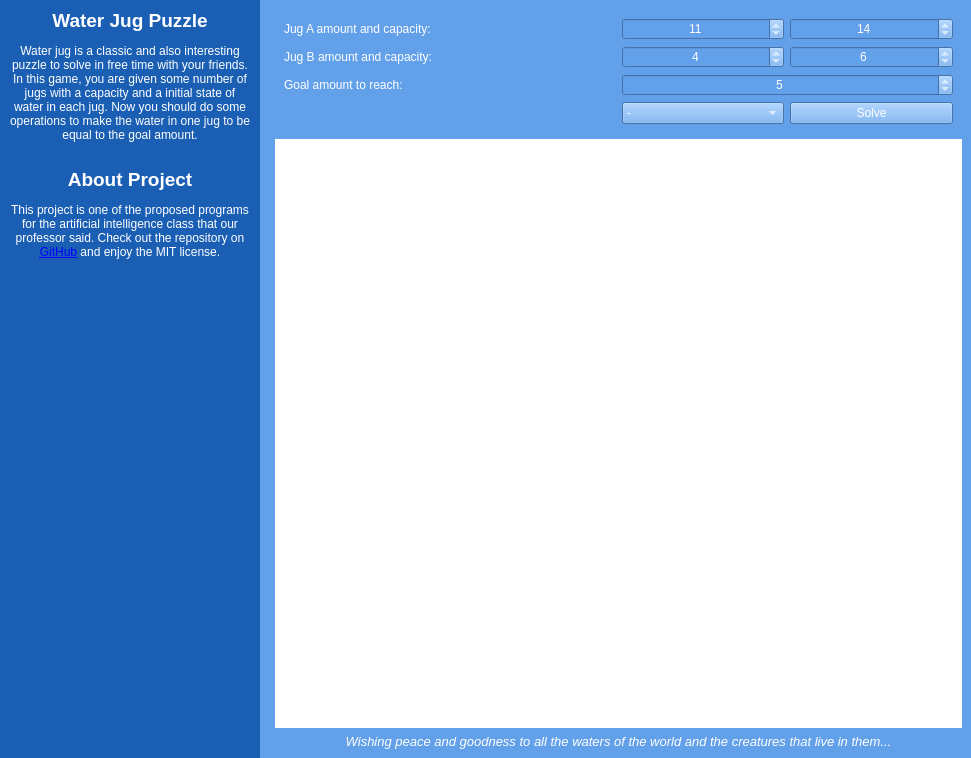
<?xml version="1.0" encoding="UTF-8"?>
<ui version="4.0">
 <class>mainWindow</class>
 <widget class="QMainWindow" name="mainWindow">
  <property name="geometry">
   <rect>
    <x>0</x>
    <y>0</y>
    <width>971</width>
    <height>758</height>
   </rect>
  </property>
  <property name="windowTitle">
   <string>Water Jug Puzzle</string>
  </property>
  <property name="windowIcon">
   <iconset>
    <normaloff>../../../.local/share/icons/McMuse-pink-dark/apps@2x/scalable/apps.com.qq.im.svg</normaloff>../../../.local/share/icons/McMuse-pink-dark/apps@2x/scalable/apps.com.qq.im.svg</iconset>
  </property>
  <property name="styleSheet">
   <string notr="true">* {
  background-color: rgb(98, 160, 234);
  color: rgb(255, 255, 255);
  font: 12pt &quot;Ubuntu Mono&quot;;
}

#sidebarWidget,
#sidebarWidget QLabel {
  background-color: rgb(26, 95, 180);
}

#statesTextBrowser {
  background-color: rgb(255, 255, 255);
  color: rgb(0, 0, 0);
}</string>
  </property>
  <widget class="QWidget" name="centralWidget">
   <layout class="QHBoxLayout" name="horizontalLayout">
    <property name="leftMargin">
     <number>0</number>
    </property>
    <property name="topMargin">
     <number>0</number>
    </property>
    <property name="rightMargin">
     <number>0</number>
    </property>
    <property name="bottomMargin">
     <number>0</number>
    </property>
    <item>
     <widget class="QWidget" name="sidebarWidget" native="true">
      <property name="minimumSize">
       <size>
        <width>260</width>
        <height>580</height>
       </size>
      </property>
      <property name="maximumSize">
       <size>
        <width>260</width>
        <height>16777215</height>
       </size>
      </property>
      <layout class="QGridLayout" name="gridLayout_2">
       <item row="0" column="0" alignment="Qt::AlignTop">
        <widget class="QLabel" name="descriptionLabel">
         <property name="autoFillBackground">
          <bool>false</bool>
         </property>
         <property name="text">
          <string>&lt;html&gt;&lt;head/&gt;&lt;body&gt;&lt;p&gt;&lt;span style=&quot; font-size:14pt; font-weight:600;&quot;&gt;Water Jug Puzzle&lt;/span&gt;&lt;/p&gt;&lt;p&gt;Water jug is a classic and also interesting puzzle to solve in free time with your friends. In this game, you are given some number of jugs with a capacity and a initial state of water in each jug. Now you should do some operations to make the water in one jug to be equal to the goal amount.&lt;br/&gt;&lt;/p&gt;&lt;p&gt;&lt;span style=&quot; font-size:14pt; font-weight:600;&quot;&gt;About Project&lt;/span&gt;&lt;/p&gt;&lt;p&gt;This project is one of the proposed programs for the artificial intelligence class that our professor said. Check out the repository on &lt;a href=&quot;https://github.com/sheikhartin/water-jug-puzzle-from-scratch&quot;&gt;&lt;span style=&quot; text-decoration: underline; color:#0000ff;&quot;&gt;GitHub&lt;/span&gt;&lt;/a&gt; and enjoy the MIT license.&lt;/p&gt;&lt;/body&gt;&lt;/html&gt;</string>
         </property>
         <property name="alignment">
          <set>Qt::AlignCenter</set>
         </property>
         <property name="wordWrap">
          <bool>true</bool>
         </property>
         <property name="openExternalLinks">
          <bool>true</bool>
         </property>
        </widget>
       </item>
      </layout>
     </widget>
    </item>
    <item>
     <widget class="QWidget" name="bodyWidget" native="true">
      <layout class="QVBoxLayout" name="verticalLayout_2">
       <item>
        <widget class="QFrame" name="setupFrame">
         <property name="frameShape">
          <enum>QFrame::NoFrame</enum>
         </property>
         <property name="frameShadow">
          <enum>QFrame::Raised</enum>
         </property>
         <layout class="QGridLayout" name="gridLayout">
          <item row="1" column="2">
           <widget class="QSpinBox" name="jugBAmountSpinBox">
            <property name="alignment">
             <set>Qt::AlignCenter</set>
            </property>
            <property name="value">
             <number>4</number>
            </property>
           </widget>
          </item>
          <item row="1" column="0" colspan="2">
           <widget class="QLabel" name="jugBLabel">
            <property name="text">
             <string>Jug B amount and capacity:</string>
            </property>
           </widget>
          </item>
          <item row="3" column="0">
           <widget class="QLabel" name="goalLabel">
            <property name="text">
             <string>Goal amount to reach:</string>
            </property>
           </widget>
          </item>
          <item row="0" column="3">
           <widget class="QSpinBox" name="jugACapacitySpinBox">
            <property name="alignment">
             <set>Qt::AlignCenter</set>
            </property>
            <property name="value">
             <number>14</number>
            </property>
           </widget>
          </item>
          <item row="0" column="0">
           <widget class="QLabel" name="jugALabel">
            <property name="text">
             <string>Jug A amount and capacity:</string>
            </property>
           </widget>
          </item>
          <item row="3" column="2" colspan="2">
           <widget class="QSpinBox" name="goalAmountSpinBox">
            <property name="alignment">
             <set>Qt::AlignCenter</set>
            </property>
            <property name="value">
             <number>5</number>
            </property>
           </widget>
          </item>
          <item row="1" column="3">
           <widget class="QSpinBox" name="jugBCapacitySpinBox">
            <property name="alignment">
             <set>Qt::AlignCenter</set>
            </property>
            <property name="value">
             <number>6</number>
            </property>
           </widget>
          </item>
          <item row="0" column="2">
           <widget class="QSpinBox" name="jugAAmountSpinBox">
            <property name="alignment">
             <set>Qt::AlignCenter</set>
            </property>
            <property name="value">
             <number>11</number>
            </property>
           </widget>
          </item>
          <item row="5" column="3">
           <widget class="QPushButton" name="autoSolvePushButton">
            <property name="palette">
             <palette>
              <active>
               <colorrole role="WindowText">
                <brush brushstyle="SolidPattern">
                 <color alpha="255">
                  <red>255</red>
                  <green>255</green>
                  <blue>255</blue>
                 </color>
                </brush>
               </colorrole>
               <colorrole role="Button">
                <brush brushstyle="SolidPattern">
                 <color alpha="255">
                  <red>98</red>
                  <green>160</green>
                  <blue>234</blue>
                 </color>
                </brush>
               </colorrole>
               <colorrole role="Text">
                <brush brushstyle="SolidPattern">
                 <color alpha="255">
                  <red>255</red>
                  <green>255</green>
                  <blue>255</blue>
                 </color>
                </brush>
               </colorrole>
               <colorrole role="ButtonText">
                <brush brushstyle="SolidPattern">
                 <color alpha="255">
                  <red>255</red>
                  <green>255</green>
                  <blue>255</blue>
                 </color>
                </brush>
               </colorrole>
               <colorrole role="Base">
                <brush brushstyle="SolidPattern">
                 <color alpha="255">
                  <red>98</red>
                  <green>160</green>
                  <blue>234</blue>
                 </color>
                </brush>
               </colorrole>
               <colorrole role="Window">
                <brush brushstyle="SolidPattern">
                 <color alpha="255">
                  <red>98</red>
                  <green>160</green>
                  <blue>234</blue>
                 </color>
                </brush>
               </colorrole>
               <colorrole role="PlaceholderText">
                <brush brushstyle="NoBrush">
                 <color alpha="128">
                  <red>255</red>
                  <green>255</green>
                  <blue>255</blue>
                 </color>
                </brush>
               </colorrole>
              </active>
              <inactive>
               <colorrole role="WindowText">
                <brush brushstyle="SolidPattern">
                 <color alpha="255">
                  <red>255</red>
                  <green>255</green>
                  <blue>255</blue>
                 </color>
                </brush>
               </colorrole>
               <colorrole role="Button">
                <brush brushstyle="SolidPattern">
                 <color alpha="255">
                  <red>98</red>
                  <green>160</green>
                  <blue>234</blue>
                 </color>
                </brush>
               </colorrole>
               <colorrole role="Text">
                <brush brushstyle="SolidPattern">
                 <color alpha="255">
                  <red>255</red>
                  <green>255</green>
                  <blue>255</blue>
                 </color>
                </brush>
               </colorrole>
               <colorrole role="ButtonText">
                <brush brushstyle="SolidPattern">
                 <color alpha="255">
                  <red>255</red>
                  <green>255</green>
                  <blue>255</blue>
                 </color>
                </brush>
               </colorrole>
               <colorrole role="Base">
                <brush brushstyle="SolidPattern">
                 <color alpha="255">
                  <red>98</red>
                  <green>160</green>
                  <blue>234</blue>
                 </color>
                </brush>
               </colorrole>
               <colorrole role="Window">
                <brush brushstyle="SolidPattern">
                 <color alpha="255">
                  <red>98</red>
                  <green>160</green>
                  <blue>234</blue>
                 </color>
                </brush>
               </colorrole>
               <colorrole role="PlaceholderText">
                <brush brushstyle="NoBrush">
                 <color alpha="128">
                  <red>255</red>
                  <green>255</green>
                  <blue>255</blue>
                 </color>
                </brush>
               </colorrole>
              </inactive>
              <disabled>
               <colorrole role="WindowText">
                <brush brushstyle="SolidPattern">
                 <color alpha="255">
                  <red>255</red>
                  <green>255</green>
                  <blue>255</blue>
                 </color>
                </brush>
               </colorrole>
               <colorrole role="Button">
                <brush brushstyle="SolidPattern">
                 <color alpha="255">
                  <red>98</red>
                  <green>160</green>
                  <blue>234</blue>
                 </color>
                </brush>
               </colorrole>
               <colorrole role="Text">
                <brush brushstyle="SolidPattern">
                 <color alpha="255">
                  <red>255</red>
                  <green>255</green>
                  <blue>255</blue>
                 </color>
                </brush>
               </colorrole>
               <colorrole role="ButtonText">
                <brush brushstyle="SolidPattern">
                 <color alpha="255">
                  <red>255</red>
                  <green>255</green>
                  <blue>255</blue>
                 </color>
                </brush>
               </colorrole>
               <colorrole role="Base">
                <brush brushstyle="SolidPattern">
                 <color alpha="255">
                  <red>98</red>
                  <green>160</green>
                  <blue>234</blue>
                 </color>
                </brush>
               </colorrole>
               <colorrole role="Window">
                <brush brushstyle="SolidPattern">
                 <color alpha="255">
                  <red>98</red>
                  <green>160</green>
                  <blue>234</blue>
                 </color>
                </brush>
               </colorrole>
               <colorrole role="PlaceholderText">
                <brush brushstyle="NoBrush">
                 <color alpha="128">
                  <red>255</red>
                  <green>255</green>
                  <blue>255</blue>
                 </color>
                </brush>
               </colorrole>
              </disabled>
             </palette>
            </property>
            <property name="toolTip">
             <string>Solves the puzzle automatically</string>
            </property>
            <property name="text">
             <string>Solve</string>
            </property>
           </widget>
          </item>
          <item row="5" column="2">
           <widget class="QComboBox" name="nextStateComboBox">
            <property name="cursor">
             <cursorShape>PointingHandCursor</cursorShape>
            </property>
            <property name="toolTip">
             <string>Choose the next state to apply</string>
            </property>
            <item>
             <property name="text">
              <string>-</string>
             </property>
            </item>
            <item>
             <property name="text">
              <string>Empty both jugs</string>
             </property>
            </item>
            <item>
             <property name="text">
              <string>Empty jug A</string>
             </property>
            </item>
            <item>
             <property name="text">
              <string>Empty jug B</string>
             </property>
            </item>
            <item>
             <property name="text">
              <string>Pour jug B to A</string>
             </property>
            </item>
            <item>
             <property name="text">
              <string>Pour jug A to B</string>
             </property>
            </item>
           </widget>
          </item>
         </layout>
        </widget>
       </item>
       <item>
        <widget class="QTextBrowser" name="statesTextBrowser">
         <property name="sizePolicy">
          <sizepolicy hsizetype="Preferred" vsizetype="Expanding">
           <horstretch>0</horstretch>
           <verstretch>0</verstretch>
          </sizepolicy>
         </property>
         <property name="frameShape">
          <enum>QFrame::NoFrame</enum>
         </property>
         <property name="html">
          <string>&lt;!DOCTYPE HTML PUBLIC &quot;-//W3C//DTD HTML 4.0//EN&quot; &quot;http://www.w3.org/TR/REC-html40/strict.dtd&quot;&gt;
&lt;html&gt;&lt;head&gt;&lt;meta name=&quot;qrichtext&quot; content=&quot;1&quot; /&gt;&lt;style type=&quot;text/css&quot;&gt;
p, li { white-space: pre-wrap; }
&lt;/style&gt;&lt;/head&gt;&lt;body style=&quot; font-family:'Ubuntu Mono'; font-size:12pt; font-weight:400; font-style:normal;&quot;&gt;
&lt;p style=&quot;-qt-paragraph-type:empty; margin-top:0px; margin-bottom:0px; margin-left:0px; margin-right:0px; -qt-block-indent:0; text-indent:0px;&quot;&gt;&lt;br /&gt;&lt;/p&gt;&lt;/body&gt;&lt;/html&gt;</string>
         </property>
         <property name="openExternalLinks">
          <bool>false</bool>
         </property>
        </widget>
       </item>
       <item>
        <widget class="QLabel" name="wishLabel">
         <property name="text">
          <string>&lt;html&gt;&lt;head/&gt;&lt;body&gt;&lt;p&gt;&lt;span style=&quot; font-size:10pt; font-style:italic;&quot;&gt;Wishing peace and goodness to all the waters of the world and the creatures that live in them...&lt;/span&gt;&lt;/p&gt;&lt;/body&gt;&lt;/html&gt;</string>
         </property>
         <property name="alignment">
          <set>Qt::AlignCenter</set>
         </property>
         <property name="wordWrap">
          <bool>true</bool>
         </property>
        </widget>
       </item>
      </layout>
     </widget>
    </item>
   </layout>
  </widget>
 </widget>
 <resources/>
 <connections/>
</ui>
